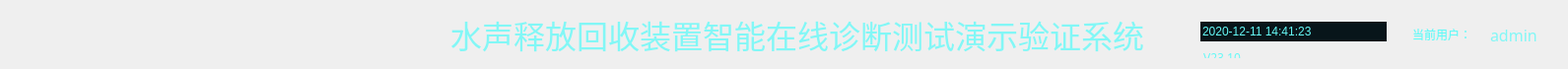
     <widget class="QWidget" name="title" native="true">
      <property name="minimumSize">
       <size>
        <width>0</width>
        <height>70</height>
       </size>
      </property>
      <property name="maximumSize">
       <size>
        <width>16777215</width>
        <height>70</height>
       </size>
      </property>
      <property name="styleSheet">
       <string notr="true">QWidget #title{
background-color: rgba(8, 21, 26, 1);
}
#labelVersion{
	color: rgba(102, 249, 247, 1);
	font: 9pt &quot;微软雅黑&quot;;
}
#labelTitle{
	color: rgba(102, 249, 247, 0.8);
	font: 25 24pt &quot;微软雅黑 Light&quot;;
}
#labelLoginUser{
	color: rgba(102, 249, 247, 0.8);
	font: 25 24pt &quot;微软雅黑 Light&quot;;
}
QDateTimeEdit{
	background-color: rgba(8, 21, 26, 1);
	color: rgba(102, 249, 247, 1);
	font: 9pt &quot;微软雅黑&quot;;
}</string>
      </property>
      <layout class="QHBoxLayout" name="horizontalLayout">
       <property name="rightMargin">
        <number>11</number>
       </property>
       <item>
        <widget class="QLabel" name="labelIcon">
         <property name="enabled">
          <bool>true</bool>
         </property>
         <property name="minimumSize">
          <size>
           <width>400</width>
           <height>0</height>
          </size>
         </property>
         <property name="styleSheet">
          <string notr="true">border-image: url(:/widget/704_1.png);</string>
         </property>
         <property name="text">
          <string/>
         </property>
        </widget>
       </item>
       <item>
        <spacer name="horizontalSpacer_2">
         <property name="orientation">
          <enum>Qt::Horizontal</enum>
         </property>
         <property name="sizeHint" stdset="0">
          <size>
           <width>40</width>
           <height>20</height>
          </size>
         </property>
        </spacer>
       </item>
       <item>
        <widget class="QLabel" name="labelTitle">
         <property name="font">
          <font>
           <family>微软雅黑 Light</family>
           <pointsize>24</pointsize>
           <weight>3</weight>
           <italic>false</italic>
           <bold>false</bold>
          </font>
         </property>
         <property name="styleSheet">
          <string notr="true"/>
         </property>
         <property name="text">
          <string>水声释放回收装置智能在线诊断测试演示验证系统</string>
         </property>
        </widget>
       </item>
       <item>
        <spacer name="horizontalSpacer_3">
         <property name="orientation">
          <enum>Qt::Horizontal</enum>
         </property>
         <property name="sizeHint" stdset="0">
          <size>
           <width>40</width>
           <height>20</height>
          </size>
         </property>
        </spacer>
       </item>
       <item>
        <widget class="QGroupBox" name="groupBox">
         <property name="minimumSize">
          <size>
           <width>200</width>
           <height>0</height>
          </size>
         </property>
         <property name="maximumSize">
          <size>
           <width>220</width>
           <height>16777215</height>
          </size>
         </property>
         <property name="styleSheet">
          <string notr="true">border: 0px;</string>
         </property>
         <property name="title">
          <string/>
         </property>
         <widget class="QLabel" name="labelVersion">
          <property name="geometry">
           <rect>
            <x>11</x>
            <y>38</y>
            <width>198</width>
            <height>19</height>
           </rect>
          </property>
          <property name="font">
           <font>
            <family>微软雅黑</family>
            <pointsize>9</pointsize>
            <weight>50</weight>
            <italic>false</italic>
            <bold>false</bold>
            <kerning>true</kerning>
           </font>
          </property>
          <property name="layoutDirection">
           <enum>Qt::LeftToRight</enum>
          </property>
          <property name="text">
           <string> V23.10</string>
          </property>
         </widget>
         <widget class="QDateTimeEdit" name="dateTimeMain">
          <property name="enabled">
           <bool>true</bool>
          </property>
          <property name="geometry">
           <rect>
            <x>11</x>
            <y>11</y>
            <width>200</width>
            <height>20</height>
           </rect>
          </property>
          <property name="minimumSize">
           <size>
            <width>200</width>
            <height>0</height>
           </size>
          </property>
          <property name="layoutDirection">
           <enum>Qt::LeftToRight</enum>
          </property>
          <property name="autoFillBackground">
           <bool>true</bool>
          </property>
          <property name="frame">
           <bool>false</bool>
          </property>
          <property name="readOnly">
           <bool>true</bool>
          </property>
          <property name="buttonSymbols">
           <enum>QAbstractSpinBox::NoButtons</enum>
          </property>
          <property name="dateTime">
           <datetime>
            <hour>14</hour>
            <minute>41</minute>
            <second>23</second>
            <year>2020</year>
            <month>12</month>
            <day>11</day>
           </datetime>
          </property>
          <property name="date">
           <date>
            <year>2020</year>
            <month>12</month>
            <day>11</day>
           </date>
          </property>
          <property name="time">
           <time>
            <hour>14</hour>
            <minute>41</minute>
            <second>23</second>
           </time>
          </property>
          <property name="displayFormat">
           <string>yyyy-MM-dd H:mm:ss</string>
          </property>
          <property name="calendarPopup">
           <bool>false</bool>
          </property>
         </widget>
        </widget>
       </item>
       <item>
        <spacer name="verticalSpacer_2">
         <property name="orientation">
          <enum>Qt::Vertical</enum>
         </property>
         <property name="sizeHint" stdset="0">
          <size>
           <width>20</width>
           <height>40</height>
          </size>
         </property>
        </spacer>
       </item>
       <item>
        <widget class="QLabel" name="label_18">
         <property name="styleSheet">
          <string notr="true">	color: rgba(102, 249, 247, 1);
	font: 12pt &quot;微软雅黑&quot;;</string>
         </property>
         <property name="text">
          <string>当前用户：</string>
         </property>
        </widget>
       </item>
       <item>
        <widget class="QLabel" name="label_17">
         <property name="text">
          <string/>
         </property>
        </widget>
       </item>
       <item>
        <widget class="QLabel" name="labelLoginUser">
         <property name="font">
          <font>
           <family>微软雅黑</family>
           <pointsize>12</pointsize>
           <weight>50</weight>
           <italic>false</italic>
           <bold>false</bold>
          </font>
         </property>
         <property name="styleSheet">
          <string notr="true">font: 12pt &quot;微软雅黑&quot;;</string>
         </property>
         <property name="frameShape">
          <enum>QFrame::NoFrame</enum>
         </property>
         <property name="frameShadow">
          <enum>QFrame::Plain</enum>
         </property>
         <property name="text">
          <string>admin</string>
         </property>
        </widget>
       </item>
       <item>
        <spacer name="verticalSpacer_3">
         <property name="orientation">
          <enum>Qt::Vertical</enum>
         </property>
         <property name="sizeHint" stdset="0">
          <size>
           <width>20</width>
           <height>40</height>
          </size>
         </property>
        </spacer>
       </item>
      </layout>
     </widget>
